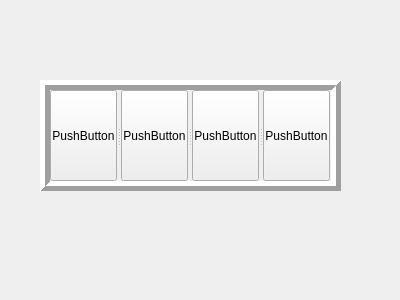
<?xml version="1.0" encoding="UTF-8"?>
<ui version="4.0">
 <class>MyWidget</class>
 <widget class="QWidget" name="MyWidget">
  <property name="geometry">
   <rect>
    <x>0</x>
    <y>0</y>
    <width>400</width>
    <height>300</height>
   </rect>
  </property>
  <property name="windowTitle">
   <string>MyWidget</string>
  </property>
  <widget class="QSplitter" name="splitter">
   <property name="geometry">
    <rect>
     <x>40</x>
     <y>80</y>
     <width>301</width>
     <height>111</height>
    </rect>
   </property>
   <property name="frameShape">
    <enum>QFrame::Box</enum>
   </property>
   <property name="frameShadow">
    <enum>QFrame::Raised</enum>
   </property>
   <property name="lineWidth">
    <number>5</number>
   </property>
   <property name="orientation">
    <enum>Qt::Horizontal</enum>
   </property>
   <widget class="QPushButton" name="pushButton">
    <property name="text">
     <string>PushButton</string>
    </property>
   </widget>
   <widget class="QPushButton" name="pushButton_2">
    <property name="text">
     <string>PushButton</string>
    </property>
   </widget>
   <widget class="QPushButton" name="pushButton_3">
    <property name="text">
     <string>PushButton</string>
    </property>
   </widget>
   <widget class="QPushButton" name="pushButton_4">
    <property name="text">
     <string>PushButton</string>
    </property>
   </widget>
  </widget>
 </widget>
 <layoutdefault spacing="6" margin="11"/>
 <resources/>
 <connections/>
</ui>
